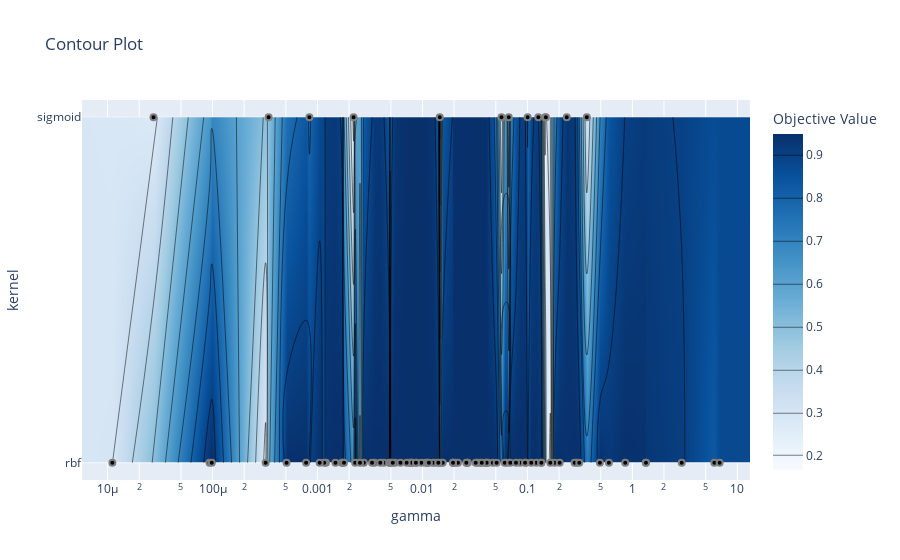

Notebook code cell kept with this figure:
### Code cell
optuna.visualization.plot_contour(study, params=["kernel", "gamma"])

### Figure 1 — Plotly figure (JSON) as saved in the notebook; plotly's stock layout.template omitted (floating-point values rounded to 4 significant figures; data arrays with more than 128 entries replaced by an {"elided": "..."} marker saying what was removed)
{"data": [{"colorbar": {"title": {"text": "Objective Value"}}, "colorscale": [[0, "rgb(247,251,255)"], [0.125, "rgb(222,235,247)"], [0.25, "rgb(198,219,239)"], [0.375, "rgb(158,202,225)"], [0.5, "rgb(107,174,214)"], [0.625, "rgb(66,146,198)"], [0.75, "rgb(33,113,181)"], [0.875, "rgb(8,81,156)"], [1, "rgb(8,48,107)"]], "connectgaps": true, "contours": {"coloring": "heatmap"}, "hoverinfo": "none", "line": {"smoothing": 1.3}, "reversescale": false, "type": "contour", "x": [5.703e-06, 1.11e-05, 2.738e-05, 9.356e-05, 9.829e-05, 0.0003204, 0.0003421, 0.0005073, 0.0007785, 0.0008368, 0.001048, 0.001158, 0.001203, 0.001482, 0.001702, 0.00174, 0.001788, 0.002206, 0.002285, 0.00254, 0.002764, 0.003309, 0.003497, 0.003966, 0.004285, 0.004824, 0.004915, 0.00499, 0.005216, 0.00549, 0.00617, 0.007064, 0.007534, 0.007764, 0.007933, 0.007965, 0.008657, 0.008748, 0.009746, 0.01064, 0.01109, 0.01115, 0.01152, 0.01257, 0.01311, 0.01416, 0.01442, 0.01462, 0.0152, 0.0156, 0.01951, 0.01954, 0.01966, 0.02062, 0.02181, 0.02617, 0.02654, 0.02708, 0.03214, 0.03354, 0.03582, 0.03673, 0.04003, 0.04016, 0.04091, 0.0422, 0.04685, 0.05089, 0.05662, 0.06075, 0.06368, 0.06645, 0.0687, 0.07782, 0.0851, 0.09489, 0.09686, 0.1005, 0.1088, 0.121, 0.127, 0.1352, 0.1358, 0.1474, 0.1499, 0.1652, 0.1815, 0.203, 0.2369, 0.2817, 0.2963, 0.3121, 0.3679, 0.4905, 0.5976, 0.8554, 1.343, 1.348, 2.952, 6.042, 6.783, 13.2], "y": ["rbf", "sigmoid"], "z": {"elided": "2x102 float values"}}, {"marker": {"color": "black", "line": {"color": "Gray", "width": 2}}, "mode": "markers", "name": "Feasible Trial", "showlegend": false, "type": "scatter", "x": [0.001203, 0.06645, 0.004915, 0.1474, 2.738e-05, 0.001158, 0.1499, 0.2963, 1.343, 0.0003204, 6.042, 0.0152, 0.02654, 0.01966, 0.01442, 0.004285, 9.356e-05, 1.348, 0.0008368, 0.01115, 0.004824, 0.00499, 0.04016, 0.0422, 0.5976, 0.06368, 0.05662, 0.03582, 6.783, 0.04003, 0.2817, 0.007965, 0.00174, 0.121, 0.002206, 0.007764, 0.03354, 0.0003421, 0.09686, 0.3679, 1.11e-05, 0.007534, 0.002764, 0.007933, 0.0007785, 0.02062, 0.1815, 0.04091, 0.0851, 0.8554, 0.1005, 0.06075, 0.0156, 0.1652, 0.01064, 0.003497, 0.01109, 0.007064, 0.00549, 0.001048, 0.02181, 0.01311, 0.01257, 0.02708, 0.01416, 0.0687, 2.952, 0.01152, 0.2369, 0.001702, 0.04685, 0.0005073, 9.829e-05, 0.001482, 0.003309, 0.02617, 0.07782, 0.002285, 0.005216, 0.01462, 0.00254, 0.001788, 0.008748, 0.009746, 0.01951, 0.003966, 0.00617, 0.03673, 0.008657, 0.05089, 0.1088, 0.09489, 0.4905, 0.03214, 0.01954, 0.203, 0.1352, 0.127, 0.3121, 0.1358], "y": ["rbf", "sigmoid", "rbf", "sigmoid", "sigmoid", "rbf", "sigmoid", "rbf", "rbf", "rbf", "rbf", "rbf", "rbf", "rbf", "rbf", "rbf", "rbf", "rbf", "sigmoid", "rbf", "rbf", "rbf", "rbf", "rbf", "rbf", "rbf", "sigmoid", "rbf", "rbf", "rbf", "rbf", "rbf", "rbf", "rbf", "sigmoid", "rbf", "rbf", "sigmoid", "rbf", "sigmoid", "rbf", "rbf", "rbf", "rbf", "rbf", "rbf", "rbf", "rbf", "rbf", "rbf", "sigmoid", "rbf", "rbf", "rbf", "rbf", "rbf", "rbf", "rbf", "rbf", "rbf", "rbf", "rbf", "rbf", "rbf", "rbf", "rbf", "rbf", "rbf", "sigmoid", "rbf", "rbf", "rbf", "rbf", "rbf", "rbf", "rbf", "rbf", "rbf", "rbf", "sigmoid", "rbf", "rbf", "rbf", "rbf", "rbf", "rbf", "rbf", "rbf", "rbf", "rbf", "rbf", "rbf", "rbf", "rbf", "rbf", "rbf", "rbf", "sigmoid", "rbf", "rbf"]}, {"marker": {"color": "#cccccc", "line": {"color": "Gray", "width": 2}}, "mode": "markers", "name": "Infeasible Trial", "showlegend": false, "type": "scatter", "x": [], "y": []}], "layout": {"title": {"text": "Contour Plot"}, "xaxis": {"range": [-5.244, 1.121], "title": {"text": "gamma"}, "type": "log"}, "yaxis": {"range": [-0.05, 1.05], "title": {"text": "kernel"}, "type": "category"}}}
